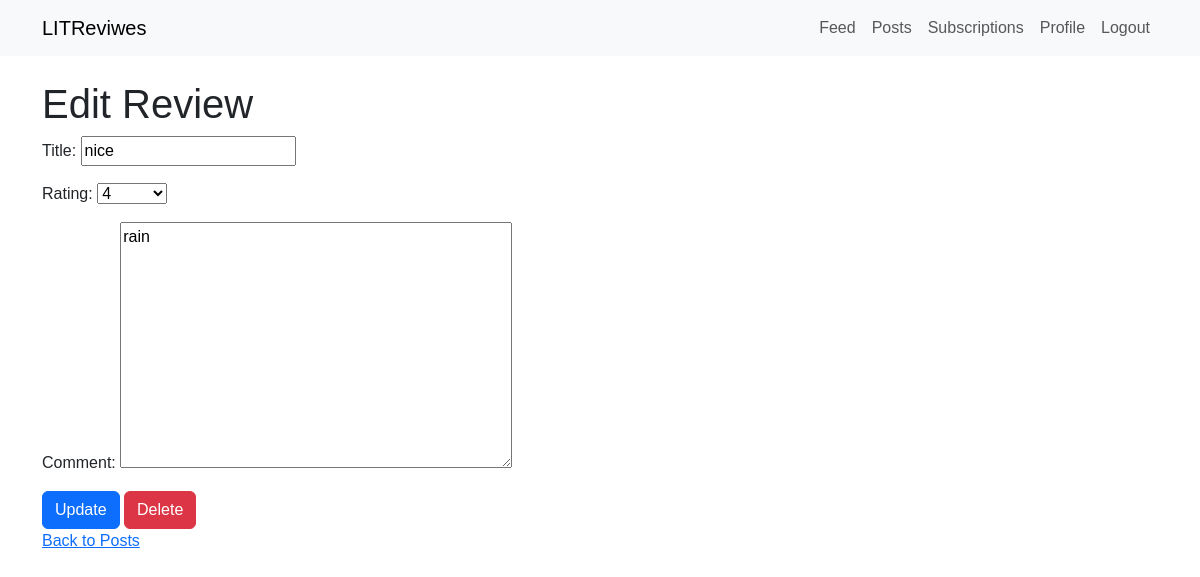
/edit_review/59/ (signed in), run on the app's committed database.
### reviews/models.py (models this page shows)
class Review(models.Model):
    headline = models.CharField(max_length=200)
    body = models.TextField()
    rating = models.IntegerField(choices=[(i, i) for i in range(1, 6)])
    user = models.ForeignKey(settings.AUTH_USER_MODEL, on_delete=models.CASCADE)
    ticket = models.ForeignKey(Ticket, null=True, blank=True, on_delete=models.CASCADE)
    created_at = models.DateTimeField(auto_now_add=True)
    time_edited = models.DateTimeField(auto_now=True)

### reviews/views.py (the view)
# urls.py: path("edit_review/<int:review_id>/", views.edit_review_view, name="edit_review"),
@login_required
def edit_review_view(request, review_id):
    review = get_object_or_404(Review, id=review_id, user=request.user)
    if request.method == "POST":
        form = ReviewForm(request.POST, instance=review)
        if form.is_valid():
            form.save()
            review.time_edited = timezone.now()
            return redirect("posts")
    else:
        form = ReviewForm(instance=review)
    return render(request, "reviews/edit_review.html", {"form": form, "review": review})

### reviews/forms.py
class ReviewForm(forms.ModelForm):
    class Meta:
        model = Review
        fields = ["headline", "rating", "body"]
        labels = {"headline": "Title", "body": "Comment"}

### reviews/templates/reviews/edit_review.html (shortened to what this page needs)
{% extends 'base.html' %}
{% block content %}
  <h1>Edit Review</h1>
  <form method="post">
    {{ form.as_p }}
    <button type="submit" class="btn btn-primary">Update</button>
    <a href="{% url 'delete_review' review.id %}" class="btn btn-danger">Delete</a>
  </form>
  <a href="{% url 'posts' %}">Back to Posts</a>
{% endblock %}

### reviews/static/css/styles.css (style rules this page uses)
body { font-family: Arial, sans-serif; }

### data on the page
Review: headline "nice", rating "4", body "rain"
